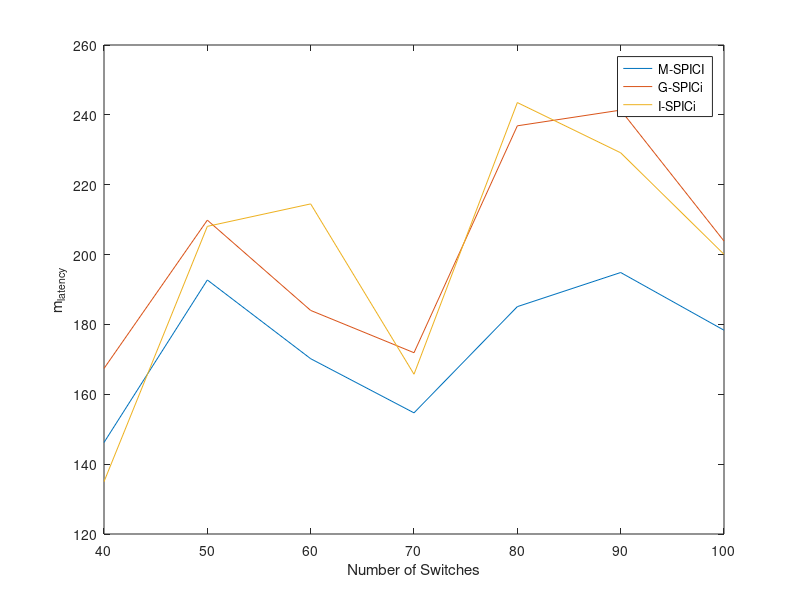
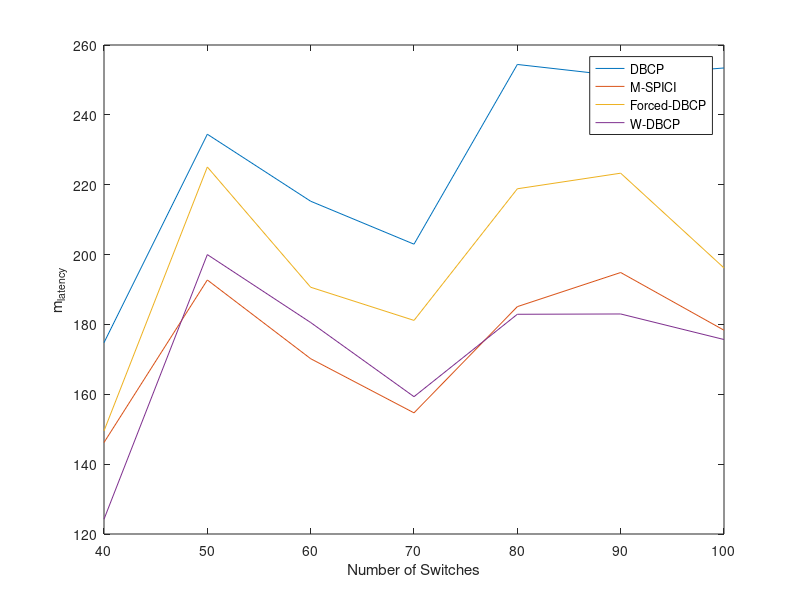
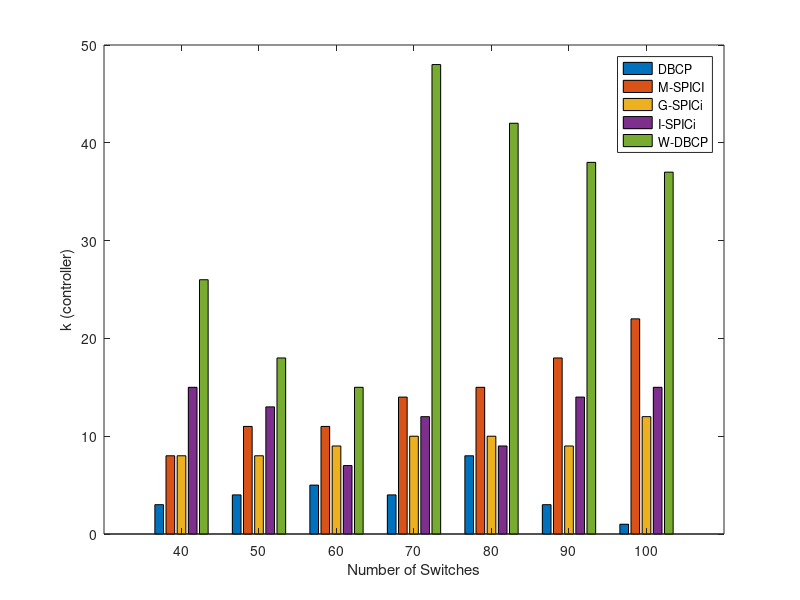

The MATLAB source for these figures, in order:
fileID = fopen('dbcp_new.txt','r');
x1 = zeros(1,7);
k1 = zeros(1,7);
input1 = zeros(1,7);
idx = 0;
input = fscanf(fileID,'%f');
for i=1:7
    input1(i) = input(idx+1);
    k1(i) = input(idx+2);
    x1(i) = input(idx+3);
    idx = idx + 3;
end
y1 = [40 50 60 70 80 90 100];
fileID = fopen('lmspici_new.txt','r');
x2 = zeros(1,7);
y2 = zeros(1,7);
k2 = zeros(1,7);
input2 = zeros(1,7);
idx = 0;
input = fscanf(fileID,'%f');
for i=1:7
    input2(i) = input(idx+1);
    y2(i) = input(idx+2);
    y2(i) = input(idx+3);
    k2(i) = input(idx+4);
    x2(i) = input(idx+5);
    idx = idx + 5;
end
fileID = fopen('forceddbcp_new.txt','r');
x3 = zeros(1,7);
y3 = zeros(1,7);
input3 = zeros(1,7);
idx = 0;
input = fscanf(fileID,'%f');
for i=1:7
    input3(i) = input(idx+1);
    x3(i) = input(idx+2);
    x3(i) = input(idx+3);
    idx = idx + 3;
end
fileID = fopen('gspici_m_metric.txt','r');
x4 = zeros(1,7);
k4 = zeros(1,7);
idx = 0;
input = fscanf(fileID,'%f');
for i=1:7
    k4(i) = input(idx+1);
    x4(i) = input(idx+2);
    idx = idx + 2;
end
fileID = fopen('ispici_m_metric.txt','r');
x5 = zeros(1,7);
k5 = zeros(1,7);
idx = 0;
input = fscanf(fileID,'%f');
for i=1:7
    k5(i) = input(idx+1);
    x5(i) = input(idx+2);
    idx = idx + 2;
end
fileID = fopen('wdbcp_new.txt','r');
x6 = zeros(1,7);
k6 = zeros(1,7);
input6 = zeros(1,7);
idx = 0;
input = fscanf(fileID,'%f');
for i=1:7
    input6(i) = input(idx+1);
    k6(i) = input(idx+2);
    x6(i) = input(idx+3);
    idx = idx + 3;
end
figure;
plot(y1,x2,y1,x4,y1,x5);
xlabel('Number of Switches');
ylabel('m_{latency}');
legend('M-SPICI','G-SPICi','I-SPICi');
print('wnewgraph','-dpng');
figure;
plot(y1,x1,y1,x2,y1,x3,y1,x6);
xlabel('Number of Switches');
ylabel('m_{latency}');
legend('DBCP','M-SPICI','Forced-DBCP','W-DBCP');
print('wnewspici','-dpng');

figure;
k1 = k1'; k5 = k5';
k2 = k2'; k6 = k6';
k4 = k4';
y = [k1 k2 k4 k5 k6];
bar(y1,y);
xlabel('Number of Switches');
ylabel('k (controller)');
legend('DBCP','M-SPICI','G-SPICi','I-SPICi','W-DBCP');
print('wnewbar','-dpng');